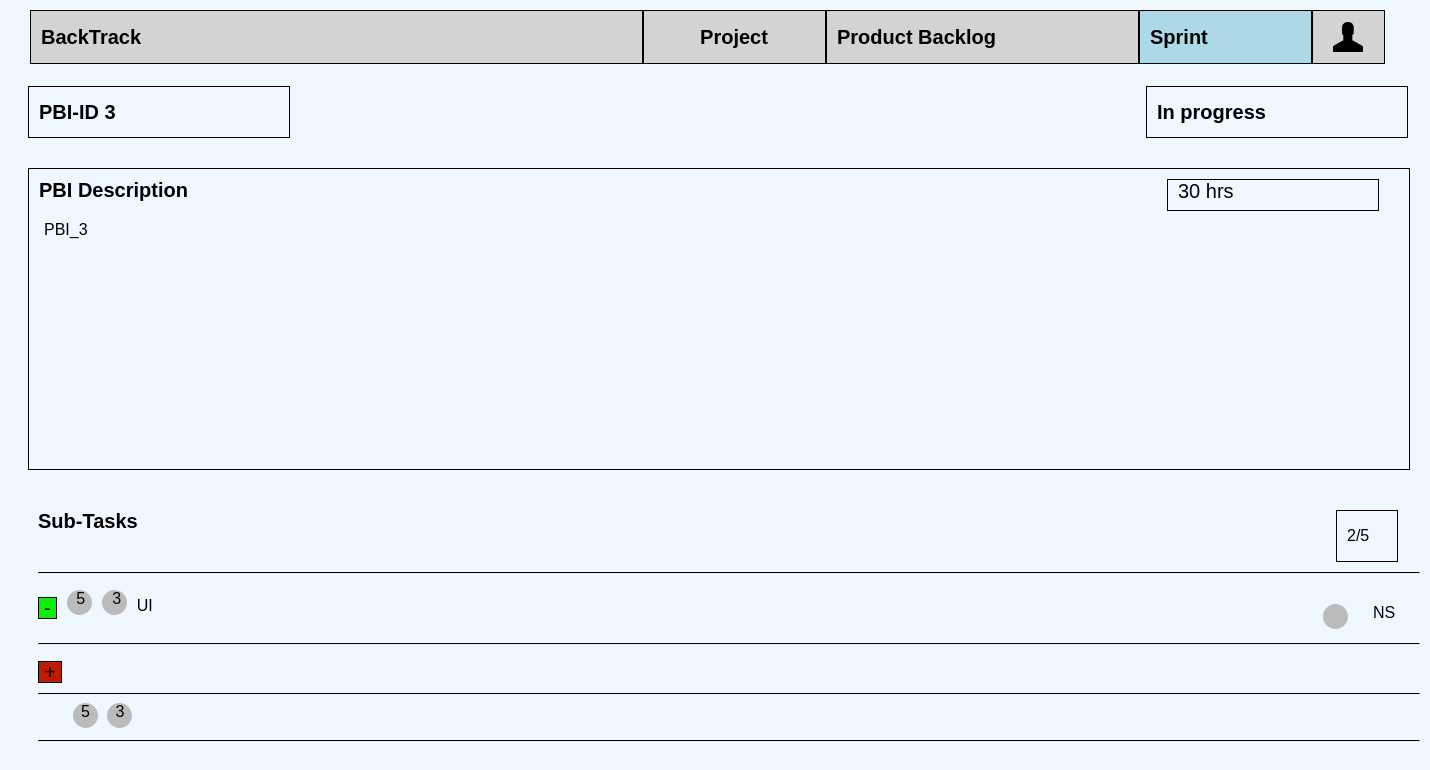
/sprints/pbi3, run on an earlier commit of the app's database.
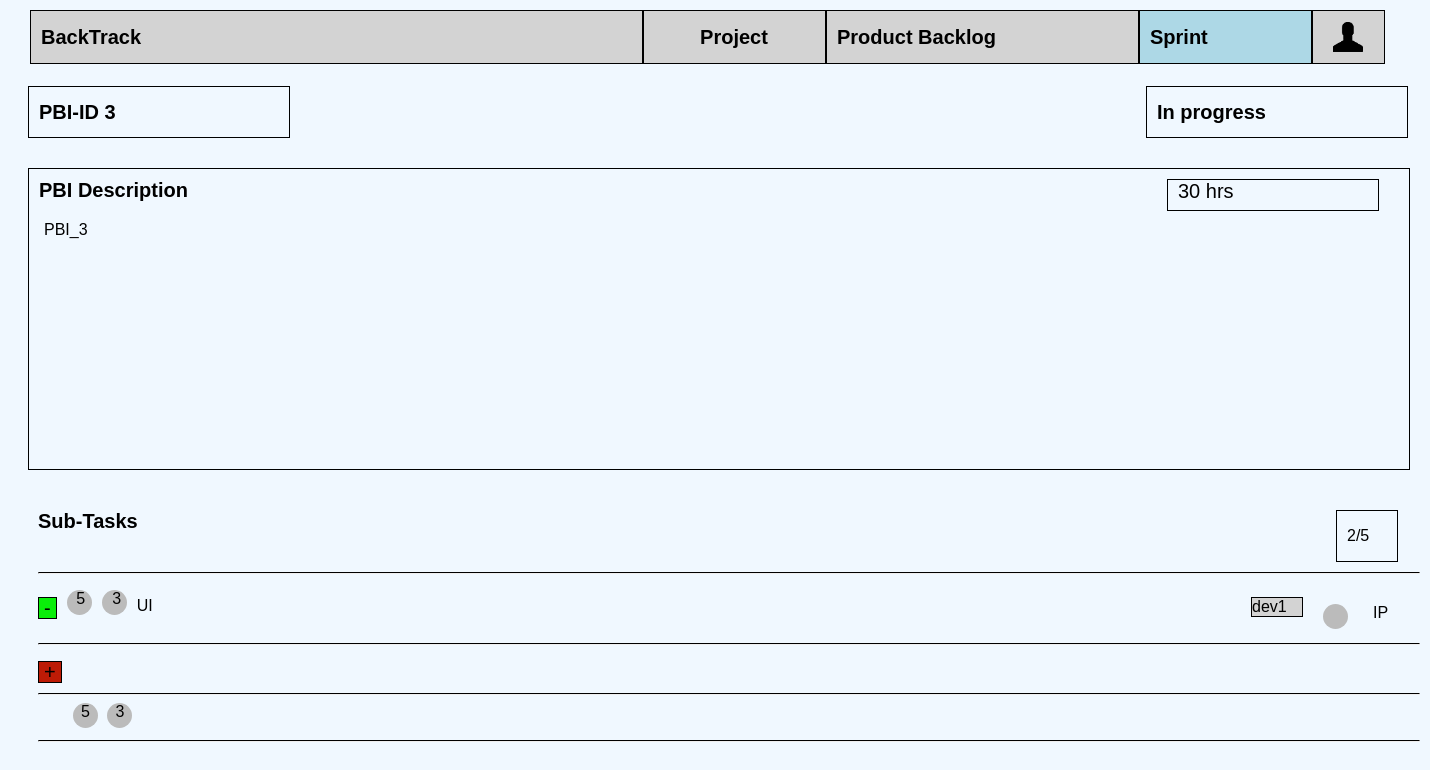
And on a later commit of the database.
### sprints/models.py (models this page shows, shortened)
class PBI(models.Model):
    description = models.CharField(max_length=200)
    id = models.AutoField(primary_key=True)
    STATUS = (('NS', 'Not started'), ('IP', 'In progress'), ('C', 'Complete'), ('NF', 'NotFinish'))
    status = models.CharField(max_length=10, choices=STATUS, default='NS')
    sprint = models.ForeignKey(SprintBacklog, null=True, on_delete=models.SET_NULL, blank=True)
    estimated_efforts = models.IntegerField(null=True)
    remainStory = models.IntegerField(null=True, default=10)
    priority=models.IntegerField(default=0)
    objects = models.Manager()
    cumulative_storypoint=models.IntegerField(null=True, default=0, blank=True)

class SubTask(models.Model):
    title = models.CharField(max_length=200)
    id = models.AutoField(primary_key=True)
    task = models.ForeignKey(Task, on_delete=models.CASCADE, null=True)
    pbi = models.ForeignKey(PBI, on_delete=models.CASCADE, related_name="SubTask", default=0)
    initialEstimatedEffort = models.IntegerField(null=True)
    remaining_efforts = models.IntegerField(null=True)
    Developers = models.ManyToManyField(Developer)
    STATUS = (('NS', 'Not started'), ('IP', 'In progress'), ('C', 'Complete'))
    status = models.CharField(max_length=10, choices=STATUS, default='IP')

class Developer(models.Model):
    user = models.OneToOneField(User, related_name="Developer", on_delete=models.CASCADE)
    isProductOwner = models.BooleanField(null=True, default=False)
    project = models.ForeignKey(Project, on_delete=models.SET_NULL, null=True, blank=True)
    def __str__(self):
        return self.user.username

### sprints/views.py (the view)
# urls.py: path('pbi<int:pbi>',views.SprintBackLogsManagement.as_view(), name='sprintBacklogs'),
class SprintBackLogsManagement(TemplateView):
    template_name = "sprints/sprintBacklogs.html"
    def get_context_data(self, **kwargs):
        pbi=self.kwargs['pbi']
        context = super().get_context_data(**kwargs)
        context['task_list']=Task.objects.filter(pbi__pk=pbi)
        context['pbi']=PBI.objects.get(pk=pbi)
        context['subtask_list']=SubTask.objects.filter(pbi__pk=pbi)
        context['pbiID']=pbi
        return context

### templates/sprints/sprintBacklogs.html (shortened to what this page needs)
{% extends 'base.html' %}
{% block content %}
<div id="outside">
    <div id="PBI_ID">PBI-ID {{pbi.id}}</div>
    <div id="Status">
    </div>
    <div id="PBI_Desc">
        <div class="title">PBI Description </div>
        <div id="estimatedEffort">{{pbi.estimated_efforts}} hrs</div>
        <div class="description">{{pbi.description}}</div>
    </div>
    <div id="subTaskList">
        <div class="title">Sub-Tasks</div>
        <div id="completionrate"></div>
        <hr>
        <ul>
            {% for subtask in subtask_list %}
            <li>
                <div class="delbtn" onclick="delBtnOnClick(event)" rel="{{subtask.id}}">-</div>
                <span class="initEsti circle" style="float:left; text-align: center"> <span style="margin-left:3px;">{{subtask.initialEstimatedEffort}}</span></span>
                <span class="remainEsti circle" style="float:left; text-align: center" onclick="remainBtnOnlick(event)"  >
                    <span style="margin-left:5px;" >{{subtask.remaining_efforts}}</span>
                </span>
                <div style="float:left;">{{subtask.title}}</div>
                <div class="rightofsubtask" style="float:right; margin:0px;" >
                    {% for developer in subtask.Developers.all%}
                    <div class="developerName" style="float:left;">{{developer}}</div>
                    {%endfor%}
                    <div  style="float:left;">
                        <div class="circle" onclick="pplBtnOnClick(event)"></div>
                    </div>
                    <div style="width:30px;float: right;">
                        <div onclick="substatOnclick(event)" rel="{{subtask.id}}" data-init="{{subtask.initialEstimatedEffort}}" data-remain="{{subtask.remaining_efforts}}">{{subtask.status}}</div>
                    </div>
                </div>
            </li>
            <hr>
            {% endfor %}
        </ul>
        <div>
            <div id="addBtn" onclick="addBtnOnclick()">+</div>
        </div>
        <hr>
        <div id="total" onload="calculate();">
            <span class="initEsti circle" id="total_efforts" style="text-align: center"></span>
            <span class="remainEsti circle" id="remaining_efforts" style="text-align: center"></span>
        </div>
        <hr>
    </div>
</div>
{% endblock %}

### templates/base.html (shortened to what this page needs)
{%load static from staticfiles %}
<link rel="stylesheet" type="text/css" href="{% static 'style.css' %}">
<table id="nav-bar" style="width:1380px;margin-left:20px;">
    <tr>
        <td><b>BackTrack</b></td>
        <td><b><a href="/projectManage" >Project</a></b></td>
        <td><b><a href="/productBacklog">Product Backlog</a></b></td>
        <td><b><a href="/sprints">Sprint</a></b></td>
        <td><img id="humanIcon" src="{% static 'projectManage/humanIcon.png' %}"></td>
    </tr>
</table>
{% block content %}{% endblock %}

### projectManage/static/style.css (style rules this page uses)
#nav-bar { column-count: 4; margin-left: auto; margin-right: auto; }
#nav-bar tr { line-height: 50px; }
#nav-bar td { padding-left: 10px; height: 50px; background-color: lightgray; float: left; border: 1px solid black; font-size: 20px; }
a { text-decoration:none; color: black; }
#nav-bar tr td:first-child { width: 600px; }
#nav-bar tr td:nth-child(2) { text-align: center; width: 180px; font-weight: bold; padding-left: 0px; }
#nav-bar tr td:nth-child(3) { width: 300px; }
#nav-bar tr td:nth-child(4) { width: 160px; }
#nav-bar td:nth-child(5) { width: 70px; display: inline; padding-left: 0px; text-align: center; }
#humanIcon { margin-bottom: 10px; margin-top: 10px; width: 30px; height: 30px; }

### templates/sprints/sprintBacklogs.html (style rules this page uses)
#nav-bar tr td:nth-child(4) { background-color: lightblue; }
#outside { width:1380px; height: auto; margin-left: 20px; margin-top: 10px; }
#PBI_ID { float:left; width: 250px; height: 50px; font-size: 20px; padding-left:10px; margin-top:10px; margin-bottom: 30px; line-height: 50px; border: 1px black solid; font-weight: bold; }
#Status { float:right; width: 250px; height: 50px; font-size: 20px; padding-left:10px; margin-top:10px; margin-bottom: 30px; line-height: 50px; border: 1px black solid; font-weight: bold; }
#PBI_Desc { width:1380px; height:300px; overflow: auto; border: 1px black solid; margin-bottom: 30px; }
.description { float:left; width:1340px; margin-left:15px; }
.title { font-weight: bold; font-size: 20px; width: 200px; margin: 10px; float:left; }
#estimatedEffort { font-size: 20px; float: right; margin:10px; margin-right:30px; padding-left:10px; width: 200px; height: 30px; border: 1px black solid; }
#subTaskList { width:1380px; height:auto; margin-bottom: 30px; }
#completionrate { float:right; width: 50px; height: 40px; padding-left:10px; padding-top: 10px; line-height: 30px; margin:10px; border: 1px black solid; }
hr { margin-left:10px; border-top:1px solid; width:1380px; }
.circle { height: 25px; width: 25px; background-color: #bbb; border-radius: 50%; display: inline-block; overflow: auto; margin-right:5px; font-style: white; }
#addBtn { height:20px; float:left; border: 1px black solid; margin-left: 10px; margin-bottom: 10px; padding-left: 5px; padding-right: 5px; font-size: 20px; line-height: 20px; background-color:rgb(189, 27, 6); }
.delBtn { height:20px; float:left; border: 1px black solid; margin-left: 0px; margin-bottom: 10px; padding-left: 5px; padding-right: 5px; font-size: 20px; line-height: 20px; background-color:rgb(10, 238, 10); }
ul { padding-inline-start: 0px; }
li { margin-left:10px; list-style:none; }
ul li div { margin-left: 5px; margin-right:10px; margin-top:7px; margin-bottom: 7px; }
li .remainEsti { margin-left:5px; }
#total { margin-left: 45px; }
.developerName { float: right; border: 1px black solid; width: 50px; background: lightgrey; }

What changed in the data, as far as the page shows it:
changed SubTask "UI": gains Developer (user.username "dev1"); status "NS" → "IP"
